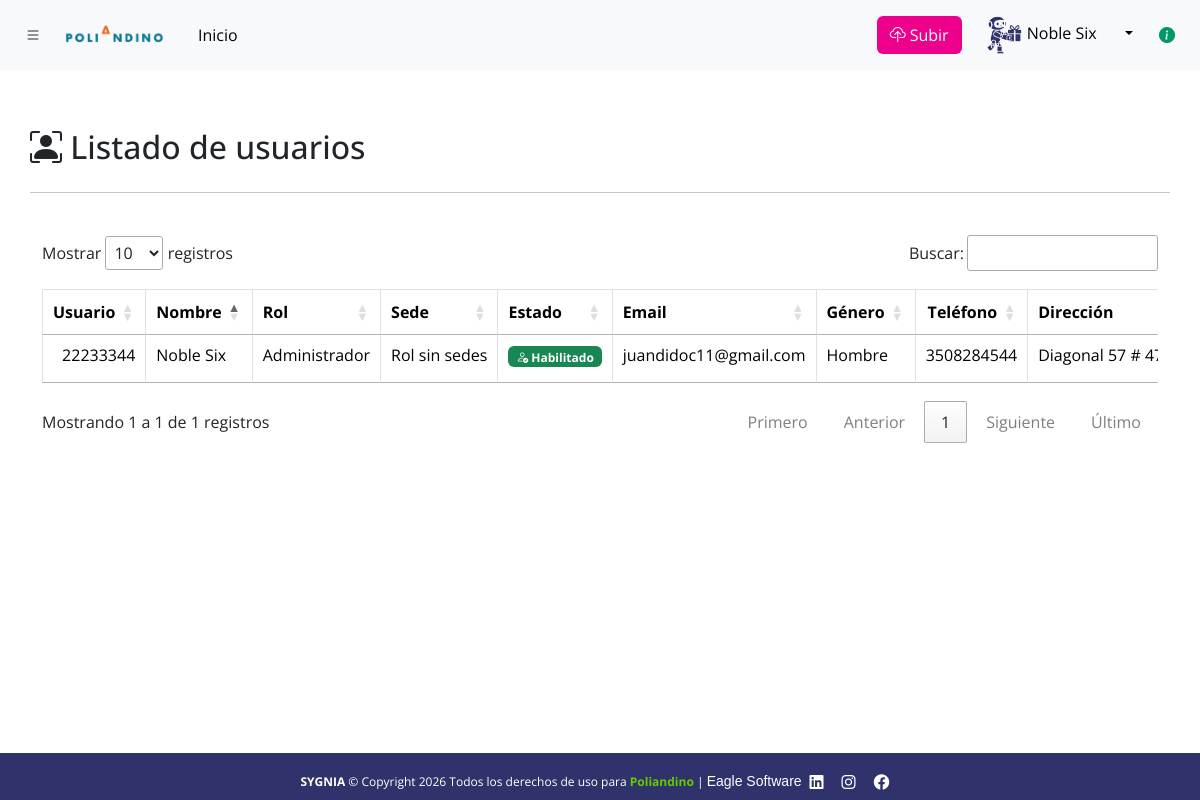
The page /listUsers.php (signed in) on the database its author committed.
### tables this page shows
CREATE TABLE `company` (
  `id` int(11) NOT NULL,
  `nombre` varchar(100) NOT NULL,
  `nit` varchar(15) NOT NULL,
  `direccion` varchar(255) NOT NULL,
  `telefono` varchar(15) NOT NULL,
  `logo` varchar(255) NOT NULL,
  `email` varchar(266) NOT NULL,
  `ciudad` varchar(255) NOT NULL,
  `web` varchar(255) NOT NULL
);

CREATE TABLE `users` (
  `id` int(11) NOT NULL,
  `username` int(11) NOT NULL,
  `password` varchar(255) NOT NULL,
  `nombre` text NOT NULL,
  `rol` int(2) NOT NULL,
  `rol_informativo` int(11) NOT NULL,
  `extra_rol` int(2) NOT NULL,
  `foto` varchar(255) NOT NULL,
  `orden` int(11) NOT NULL,
  `fechaCreacionUser` varchar(15) NOT NULL,
  `email` varchar(255) NOT NULL,
  `genero` text NOT NULL,
  `telefono` varchar(20) NOT NULL,
  `direccion` varchar(255) NOT NULL,
  `edad` int(11) NOT NULL
);

### components/sliderBar.php (called while the page is built, shortened)
<?php include("controller/footer.php"); ?>

### components/filters/takeUser.php (called while the page is built, shortened)
<?php
function obtenerInformacionUsuario()
{
    if (isset($_SESSION['loggedin'], $_SESSION['nombre'], $_SESSION['rol'], $_SESSION['username'], $_SESSION['foto'], $_SESSION['extra_rol']) && $_SESSION['loggedin'] === true) {
        $mensajeRol = rolUsuario($_SESSION['rol']);
        $mensajeExtraRol = extraRolUsuario($_SESSION['extra_rol']);
        return [
            'nombre' => htmlspecialchars($_SESSION['nombre']),
            'rol' => $mensajeRol,
            'extra_rol' => $mensajeExtraRol,
            'usuario' => htmlspecialchars($_SESSION['username']),
            'foto' => htmlspecialchars($_SESSION['foto'])
        ];
    }
}
function rolUsuario($rol)
{
    switch ($rol) {
        case 1:
            return "Administrador";
    }
}
function extraRolUsuario($extra_rol)
{
    switch ($extra_rol) {
        default:
            return "Extra rol no definido";
    }
}
?>

### components/editUsers/tableUsers.php (the view, shortened to what this page needs)
<?php
$sql = "SELECT * FROM users ORDER BY id ASC";
$result = $conn->query($sql);
$users = [];
if ($result->num_rows > 0) {
    while ($row = $result->fetch_assoc()) {
        $users[] = $row;
    }
}
function getRolText($rolNum)
{
    $roles = [
        1 => 'Administrador',
        2 => 'Editor',
        3 => 'Asesor',
        4 => 'Visualizador',
        5 => 'Docente',
        6 => 'Académico',
        7 => 'Monitor',
        8 => 'Mentor',
        9 => 'Supervisor',
        10 => 'Empleabilidad',
        11 => 'Superacademico',
        12 => 'Control maestro',
        13 => 'Interventoría',
        14 => 'Permanencia'
    ];
    return isset($roles[$rolNum]) ? $roles[$rolNum] : 'Rol desconocido';
}
?>
<div class="container-fluid">
    <div class="table-responsive">
        <table id="listaUsuarios" class="table table-hover table-bordered">
            <thead class="thead-dark text-center">
                <tr>
                    <th>Usuario</th>
                    <th>Nombre</th>
                    <th>Rol</th>
                    <th>Sede</th>
                    <th>Estado</th>
                    <th>Email</th>
                    <th>Género</th>
                    <th>Teléfono</th>
                    <th>Dirección</th>
                </tr>
            </thead>
            <tbody>
                <?php foreach ($users as $user) { ?>
                    <tr>
                        <td><?php echo !empty($user['username']) ? htmlspecialchars($user['username']) : '--'; ?></td>
                        <td><?php echo !empty($user['nombre']) ? htmlspecialchars($user['nombre']) : '--'; ?></td>
                        <td><?php echo !empty($user['rol']) ? htmlspecialchars(getRolText($user['rol'])) : '--'; ?></td>
                        <td><?php echo ($user['rol'] == 3) ? getSedesAsesor($user['username'], $conn) : 'Rol sin sedes'; ?></td>
                        <td class="text-center">
                            <?php if (isset($user['orden']) && $user['orden'] == 1): ?>
                                <span class="badge bg-success">
                                    <i class="bi bi-person-check"></i> Habilitado
                                </span>
                            <?php else: ?>
                                <span class="badge bg-danger">
                                    <i class="bi bi-person-x"></i> Deshabilitado
                                </span>
                            <?php endif; ?>
                        </td>
                        <td><?php echo !empty($user['email']) ? htmlspecialchars($user['email']) : '--'; ?></td>
                        <td><?php echo !empty($user['genero']) ? htmlspecialchars($user['genero']) : '--'; ?></td>
                        <td><?php echo !empty($user['telefono']) ? htmlspecialchars($user['telefono']) : '--'; ?></td>
                        <td><?php echo !empty($user['direccion']) ? htmlspecialchars($user['direccion']) : '--'; ?></td>
                    </tr>
                <?php } ?>
            </tbody>
        </table>
    </div>
</div>

### controller/header.php (shortened to what this page needs)
<?php
$rol = $infoUsuario['rol'];
$query = "SELECT logo FROM company LIMIT 1";
$result = $conn->query($query);
$company = $result->fetch_assoc();
$logo = $company['logo'] ?? 'gf_header.png';
?>
<nav class="navbar navbar-expand-lg bg-body-tertiary fixed-top">
    <div class="container-fluid">
        <button class="btn btn-tertiary mr-3" type="button" data-bs-toggle="offcanvas" data-bs-target="#offcanvasWithBothOptions" aria-controls="offcanvasWithBothOptionsLabel">
            <i class="bi bi-list"></i>
        </button>
        <a class="navbar-brand" href="#"><img src="img/logos/<?php echo htmlspecialchars($logo); ?>" alt="logo" width="120px"></a>
        <div class="collapse navbar-collapse" id="navbarSupportedContent">
            <ul class="navbar-nav me-auto mb-2 mb-lg-0">
                <li class="nav-item">
                    <a class="nav-link active" aria-current="page" href="main.php">Inicio</a>
                </li>
            </ul>
        </div>
        <?php if ($rol === 'Administrador' || $rol === 'Control maestro'): ?>
            <button id="btnSubirBase" class="btn bg-magenta-dark me-2 text-white" type="button">
                <i class="bi bi-cloud-upload me-1"></i>Subir
            </button>
        <?php endif; ?>
        <div class="dropdown">
            <button class="btn btn-light dropdown-toggle" type="button" id="dropdownMenuButton" data-bs-toggle="dropdown" aria-expanded="false">
                <img src="<?php echo htmlspecialchars($infoUsuario['foto']); ?>" alt="Perfil" class="rounded-circle" width="40" height="40">
                <?php echo htmlspecialchars($infoUsuario['nombre']); ?>
                <button type="button" class="btn" data-bs-toggle="popover" data-bs-placement="top" data-bs-content="<?php echo htmlspecialchars($infoUsuario['rol']); ?>" data-bs-trigger="hover">
                    <i class="bi bi-info-circle-fill colorVerde" style="color: #00976a;"></i>
                </button>
            </button>
        </div>
    </div>
</nav>

### controller/footer.php (shortened to what this page needs)
<footer class="text-center text-lg-start text-light fixed-bottom bg-indigo-dark text-white d-flex align-items-center justify-content-center" style="max-height:55px;">
    <div class="text-center pb-2 w-100">
        <?php
         $queryCompany = mysqli_query($conn, "SELECT nombre,nit FROM company");
         while ($empresaLog = mysqli_fetch_array($queryCompany)) {
           $empresa = $empresaLog['nombre'] . '</label>';
         }
        ?>
        <br>
        <b>SYGNIA</b> &copy; Copyright <?php echo date("Y"); ?> Todos los derechos de uso para <label class="text-lime-dark"><b><?php echo $empresa ?> </b></label>|
        <span class="footer-social-group">
            <a class="eagle-link-footer" href="https://agenciaeaglesoftware.com/" target="_blank">Eagle Software</a>
            <a href="https://www.linkedin.com/company/89372098/admin/feed/posts/" target="_blank" class="linkFooter"><i class="fa-brands fa-linkedin redes"></i></a>
            <a href="https://www.instagram.com/eaglesoftwares/" target="_blank" class="linkFooter"><i class="fa-brands fa-instagram redes"></i></a>
            <a href="https://www.facebook.com/eaglesoftwares/" target="_blank" class="linkFooter"><i class="fa-brands fa-facebook redes"></i></a>
        </span>
    </div>
</footer>

### css/estilo.css (style rules this page uses)
:root { --colorPrimario:#ec008c; --colorVerde:#00976a --blanco:#fff; --bs-primary-light: #cce5ff; --bs-primary-dark: #004085; --bs-secondary-light: #e2e3e5; --bs-secondary-dark: #383d41; --bs-success-light: #d4edda; --bs-success-dark: #155724; --bs-danger-light: #f8d7da; --bs-danger-dark: #721c24; --bs-warning-light: #fff3cd; --bs-warning-dark: #856404; --bs-info-light: #d1ecf1; --bs-info-dark: #0c5460; --bs-light-gray: #f8f9fa; --bs-dark-gray: #343a40; }
* { margin: 0; padding: 0; box-sizing: border-box; font-family: "Open Sans"; }
.colorVerde { color: var(--colorVerde); }
footer { position: relative; bottom: 0; left: 0; right: 0; background-color: #333; color: white; text-align: center; font-size: 12px; }
.redes { float: right; font-size: 16px; padding-right: 10px; }
.linkFooter { text-decoration: none; color: white; }
html, body { height: 100%; }
#listado-propiedades table td, th { padding: 10px; }
.listados td, th { padding: 10px; }

### css/slidebar.css (style rules this page uses)
:root { --colorPrimario: #ec008c; --blanco: #fff; }

### css/contadores.css (style rules this page uses)
:root { --bs-purple-light: #e0c3fc; --bs-purple-dark: #5d3fd3; --bs-teal-light: #b2f0e5; --bs-teal-dark: #006d68; --bs-amber-light: #ffe7b2; --bs-amber-dark: #bf6900; --bs-pink-light: #ffccd5; --bs-pink-dark: #b53471; --bs-indigo-light: #d4d7ff; --bs-indigo-dark: #30336b; --bs-gray-light: #f4f6f7; --bs-gray-dark: #495057; --bs-magenta-dark:#ec008c; --bs-magenta-light:#f5a6c2; --bs-lime-light: #e6ffcc; --bs-lime-dark: #66cc00; --bs-orange-light: #ffd8b2; --bs-orange-dark: #e67300; --bs-red-dark: #990000; --bs-blue-dark: #001f3f; --bs-brown-light: #d7b49e; --bs-brown-dark: #6b4226; --bs-cyan-light: #d0f7f9; --bs-cyan-dark: #007a7a; --bs-silver: #c0c0c0; }
.bg-magenta-dark { background-color: var(--bs-magenta-dark) !important; color: white; }
.bg-indigo-dark { background-color: var(--bs-indigo-dark) !important; color: white; }
.text-lime-dark { color: var(--bs-lime-dark) !important; }

### css/dataTables.css (style rules this page uses)
:root { --dt-row-selected: 13, 110, 253;--dt-row-selected-text: 255, 255, 255;--dt-row-selected-link: 9, 10, 11;--dt-row-stripe: 0, 0, 0;--dt-row-hover: 0, 0, 0;--dt-column-ordering: 0, 0, 0;--dt-html-background: white }
table.dataTable thead>tr>th.dt-orderable-asc,table.dataTable thead>tr>th.dt-orderable-desc,table.dataTable thead>tr>th.dt-ordering-asc,table.dataTable thead>tr>th.dt-ordering-desc,table.dataTable thead>tr>td.dt-orderable-asc,table.dataTable thead>tr>td.dt-orderable-desc,table.dataTable thead>tr>td.dt-ordering-asc,table.dataTable thead>tr>td.dt-ordering-desc { position:relative;padding-right:30px }
table.dataTable thead>tr>th.dt-orderable-asc,table.dataTable thead>tr>th.dt-orderable-desc,table.dataTable thead>tr>td.dt-orderable-asc,table.dataTable thead>tr>td.dt-orderable-desc { cursor:pointer }
table.dataTable th,table.dataTable td { box-sizing:border-box }
table.dataTable th.dt-type-numeric,table.dataTable th.dt-type-date,table.dataTable td.dt-type-numeric,table.dataTable td.dt-type-date { text-align:right }
table.dataTable thead th,table.dataTable thead td,table.dataTable tfoot th,table.dataTable tfoot td { text-align:left }
table.dataTable { width:100%;margin:0 auto;border-spacing:0 }
table.dataTable thead th,table.dataTable tfoot th { font-weight:bold }
table.dataTable>thead>tr>th,table.dataTable>thead>tr>td { padding:10px;border-bottom:1px solid rgba(0, 0, 0, 0.3) }
table.dataTable>tbody>tr { background-color:transparent }
table.dataTable>tbody>tr:first-child>* { border-top:none }
table.dataTable>tbody>tr:last-child>* { border-bottom:none }
table.dataTable>tbody>tr>th,table.dataTable>tbody>tr>td { padding:8px 10px }
div.dt-container div.dt-layout-full>*:only-child { margin-left:auto;margin-right:auto }
div.dt-container.dt-empty-footer tbody>tr:last-child>* { border-bottom:1px solid rgba(0, 0, 0, 0.3) }

### controller/footer.php (style rules this page uses)
.eagle-link-footer { font-family: 'Sparose', sans-serif !important; font-size: 14px; color: #fff !important; text-decoration: none !important; font-weight: normal; }
.footer-social-group { display: inline-flex; align-items: center; gap: 8px; }

### components/editUsers/tableUsers.php (style rules this page uses)
#listaUsuarios th, #listaUsuarios td { width: auto; white-space: nowrap; }

### rows shown on the page
company: logo (picture), nombre "Poliandino"
users: username "22233344", nombre "Noble Six", rol "Administrador", shows "Rol sin sedes", orden 1 (drawn), email "juandidoc11@gmail.com", genero "Hombre", telefono "3508284544", direccion "Diagonal 57 #…"

### other values the page prints
$infoUsuario['nombre'] "Noble Six"
